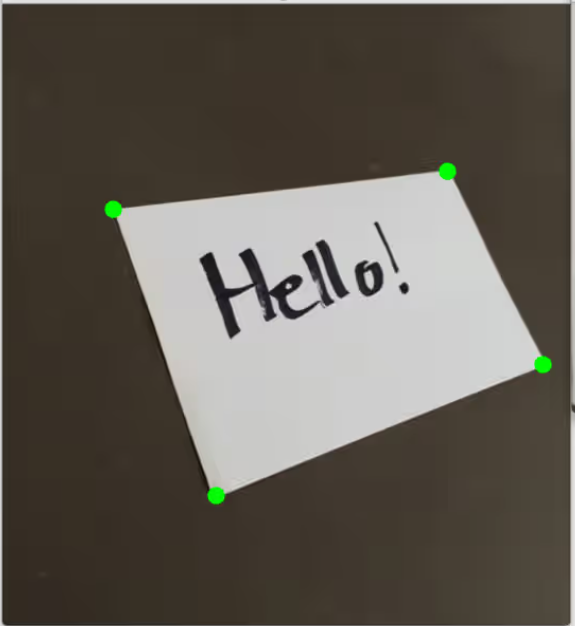
#> input picture week06/1.png, 575 x 626 px, found by its file name
$ python canny.py
#> lines starting #> are read from the running program, lines starting #| are printed output that depends on the picture; after the words box and inside, x2 and y2 are one past the last pixel; in counts of white or black regions, pixels touching at a corner belong together
import numpy as np
import matplotlib.pyplot as plt
import math
import cv2

if __name__ == '__main__':
    # 1.对图像灰度化
    img11 = cv2.imread("C:/Users/DMR/Desktop/1.png", 1)
#> img11 is the input picture: shape (626, 575, 3); mean B, G, R 83.9, 92.3, 97.8
    img = cv2.cvtColor(img11, cv2.COLOR_BGR2GRAY)

    # 2.对图像进行高斯滤波，加权平均
    sigma = 0.5  # 高斯平滑的高斯核函数，标准差
    dim = 5  # 高斯核的大小
    Gaussian_filter = np.zeros([dim, dim])  # 数组
    tmp = [i - dim // 2 for i in range(dim)]  # 生成一个以0为中心的长度为 dim 的整数序列
    n1 = 1 / (2 * math.pi * sigma ** 2)
    n2 = -1 / (3 * sigma ** 2)
    for i in range(dim):
        for j in range(dim):
            Gaussian_filter[i, j] = n1 * math.exp(n2 * (tmp[i] ** 2 + tmp[j] ** 2))
    Gaussian_filter = Gaussian_filter / Gaussian_filter.sum()  # 完成高斯卷积核
    dx, dy = img.shape
#> dx = 626; dy = 575
    img_new = np.zeros(img.shape)
    Gap = dim // 2
    img_pad = np.pad(img, ((Gap, Gap), (Gap, Gap)), 'constant')  # 边缘的填充，防止卷积计算的溢出
    for i in range(dx):
        for j in range(dy):
            img_new[i, j] = np.sum(img_pad[i:i + dim, j:j + dim] * Gaussian_filter)
    plt.figure(1)
    plt.imshow(img_new.astype(np.uint8), cmap='gray')  # 此时的img_new是255的浮点型数据，强制类型转换才可以，gray灰阶
    plt.axis('off')

    # 3.检测图像水平，垂直，对角边缘
    sobel_kernel_x = np.array([[-1, 0, 1], [-2, 0, 2], [-1, 0, 1]])
    sobel_kernel_y = np.array([[1, 2, 1], [0, 0, 0], [-1, -2, -1]])
    img_tidu_x = np.zeros(img_new.shape)  # 存储梯度图像
    img_tidu_y = np.zeros(img_new.shape)
    img_tidu = np.zeros(img_new.shape)
    img_pad = np.pad(img_new, ((1, 1), (1, 1)), 'constant')  # 边缘填补
#> img_pad: shape (628, 577) float64
    for i in range(dx):
        for j in range(dy):
            img_tidu_x[i, j] = np.sum(img_pad[i:i + 3, j:j + 3] * sobel_kernel_x)  # x方向
            img_tidu_y[i, j] = np.sum(img_pad[i:i + 3, j:j + 3] * sobel_kernel_y)  # y方向
            img_tidu[i, j] = np.sqrt(img_tidu_x[i, j] ** 2 + img_tidu_y[i, j] ** 2)
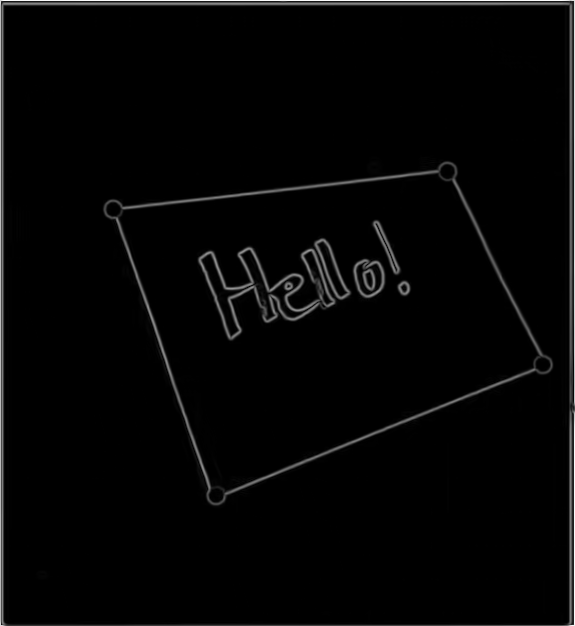
#> img_tidu: shape (626, 575) float64; min 0, max 902.5, mean 19.7; drawn with min black and max white
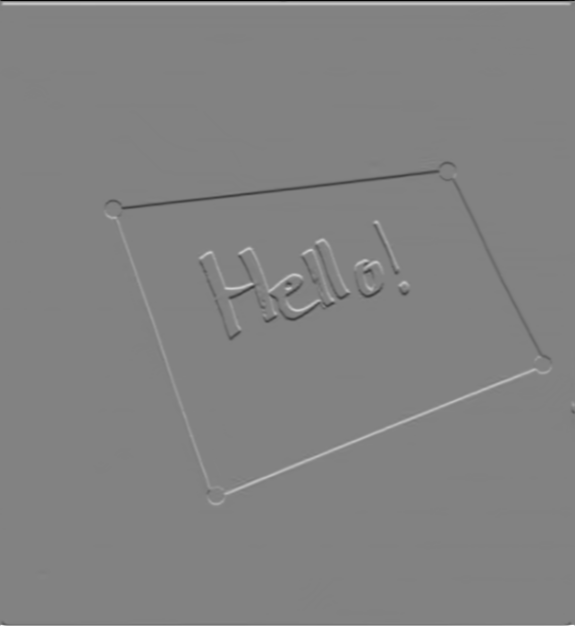
#> img_tidu_y: shape (626, 575) float64; min -902.5, max 866.6, mean 0.7; drawn with min black and max white
    img_tidu_x[img_tidu_x == 0] = 0.00000001  # 防止除号0
    angle = img_tidu_y / img_tidu_x  # 计算角度
    plt.figure(2)
    plt.imshow(img_tidu.astype(np.uint8), cmap='gray')
    plt.axis('off')

# 4.对梯度幅值进行非极大值抑制
    img_yizhi = np.zeros(img_tidu.shape)
    for i in range(1, dx-1):
        for j in range(1, dy-1):
            flag = True  #最大值比较
            temp = img_tidu[i-1:i+2, j-1:j+2]  # 梯度幅值的8邻域矩阵
            if angle[i, j] <= -1:  # 使用线性插值法判断抑制与否
                num_1 = (temp[0, 1] - temp[0, 0]) / angle[i, j] + temp[0, 1]
                num_2 = (temp[2, 1] - temp[2, 2]) / angle[i, j] + temp[2, 1]
                if not (img_tidu[i, j] > num_1 and img_tidu[i, j] > num_2):
                    flag = False
            elif angle[i, j] >= 1:
                num_1 = (temp[0, 2] - temp[0, 1]) / angle[i, j] + temp[0, 1]
                num_2 = (temp[2, 0] - temp[2, 1]) / angle[i, j] + temp[2, 1]
                if not (img_tidu[i, j] > num_1 and img_tidu[i, j] > num_2):
                    flag = False
            elif angle[i, j] > 0:
                num_1 = (temp[0, 2] - temp[1, 2]) * angle[i, j] + temp[1, 2]
                num_2 = (temp[2, 0] - temp[1, 0]) * angle[i, j] + temp[1, 0]
                if not (img_tidu[i, j] > num_1 and img_tidu[i, j] > num_2):
                    flag = False
            elif angle[i, j] < 0:
                num_1 = (temp[1, 0] - temp[0, 0]) * angle[i, j] + temp[1, 0]
                num_2 = (temp[1, 2] - temp[2, 2]) * angle[i, j] + temp[1, 2]
                if not (img_tidu[i, j] > num_1 and img_tidu[i, j] > num_2):
                    flag = False
            if flag:
                img_yizhi[i, j] = img_tidu[i, j]
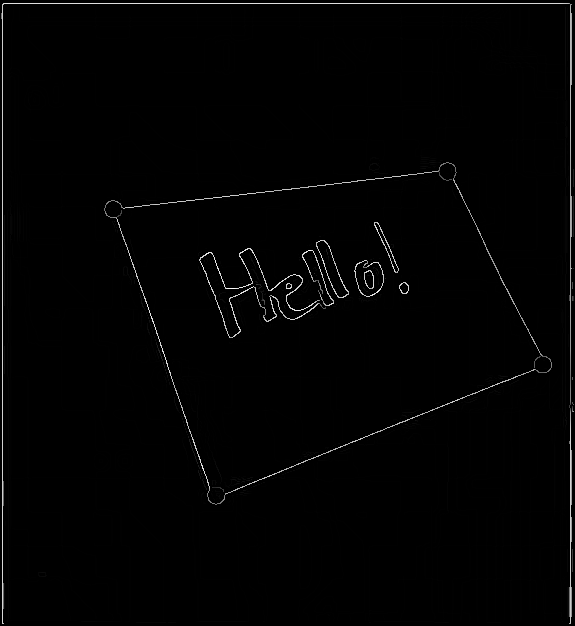
#> img_yizhi: shape (626, 575) float64; min 0, max 535.7, mean 5.9; drawn with min black and max white
    plt.figure(3)
    plt.imshow(img_yizhi.astype(np.uint8), cmap='gray')
    plt.axis('off')

# 5.用双阈值算法检测和连接边缘
    lower_boundary = img_tidu.mean() * 0.5
#> lower_boundary = 9.85
    high_boundary = lower_boundary * 3  # 这里我设置高阈值是低阈值的三倍
#> high_boundary = 29.54
    zhan = []
    for i in range(1, img_yizhi.shape[0]-1):  # 外圈不考虑了
        for j in range(1, img_yizhi.shape[1]-1):
            if img_yizhi[i, j] >= high_boundary:  # 取，一定是边的点
                img_yizhi[i, j] = 255
                zhan.append([i, j])
            elif img_yizhi[i, j] <= lower_boundary:  # 舍
                img_yizhi[i, j] = 0
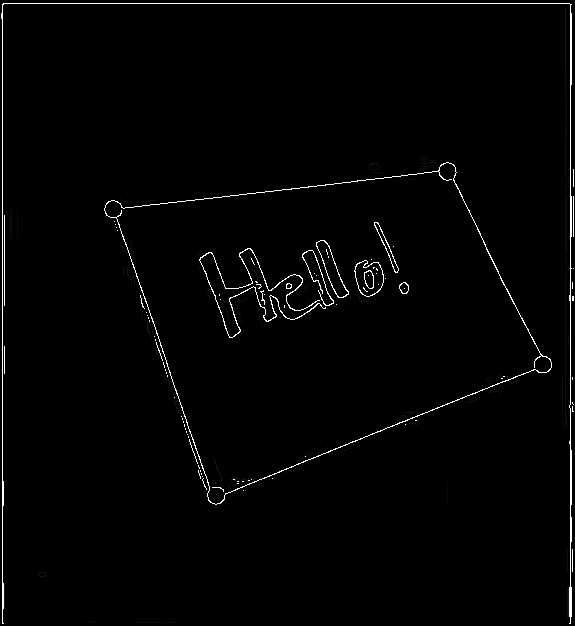
#> img_yizhi: shape (626, 575) float64; 10.27% of pixels changed, all inside (x1, y1, x2, y2) = (1, 3, 574, 624)

    while not len(zhan) == 0:
        temp_1, temp_2 = zhan.pop()  # 出栈
        a = img_yizhi[temp_1-1:temp_1+2, temp_2-1:temp_2+2]
        if (a[0, 0] < high_boundary) and (a[0, 0] > lower_boundary):
            img_yizhi[temp_1-1, temp_2-1] = 255  # 这个像素点标记为边缘
            zhan.append([temp_1-1, temp_2-1])  # 进栈
        if (a[0, 1] < high_boundary) and (a[0, 1] > lower_boundary):
            img_yizhi[temp_1 - 1, temp_2] = 255
            zhan.append([temp_1 - 1, temp_2])
        if (a[0, 2] < high_boundary) and (a[0, 2] > lower_boundary):
            img_yizhi[temp_1 - 1, temp_2 + 1] = 255
            zhan.append([temp_1 - 1, temp_2 + 1])
        if (a[1, 0] < high_boundary) and (a[1, 0] > lower_boundary):
            img_yizhi[temp_1, temp_2 - 1] = 255
            zhan.append([temp_1, temp_2 - 1])
        if (a[1, 2] < high_boundary) and (a[1, 2] > lower_boundary):
            img_yizhi[temp_1, temp_2 + 1] = 255
            zhan.append([temp_1, temp_2 + 1])
        if (a[2, 0] < high_boundary) and (a[2, 0] > lower_boundary):
            img_yizhi[temp_1 + 1, temp_2 - 1] = 255
            zhan.append([temp_1 + 1, temp_2 - 1])
        if (a[2, 1] < high_boundary) and (a[2, 1] > lower_boundary):
            img_yizhi[temp_1 + 1, temp_2] = 255
            zhan.append([temp_1 + 1, temp_2])
        if (a[2, 2] < high_boundary) and (a[2, 2] > lower_boundary):
            img_yizhi[temp_1 + 1, temp_2 + 1] = 255
            zhan.append([temp_1 + 1, temp_2 + 1])
#> this loop made 5642 passes
#> a on passes 1 to 3: [[0, 255, 0], [255, 255, 0], [0, 0, 0]], [[0, 0, 255], [0, 255, 255], [0, 0, 0]], [[255, 0, 0], [255, 255, 0], [0, 0, 0]]
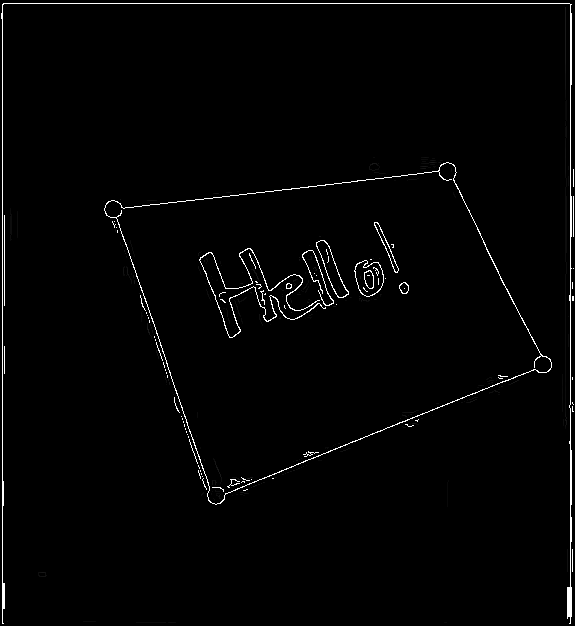
#> img_yizhi: shape (626, 575) float64; 0.07% of pixels changed, all inside (x1, y1, x2, y2) = (4, 221, 569, 619)
#> after the loop, zhan = []
    for i in range(img_yizhi.shape[0]):
        for j in range(img_yizhi.shape[1]):
            if img_yizhi[i, j] != 0 and img_yizhi[i, j] != 255:
                img_yizhi[i, j] = 0
#> img_yizhi: shape (626, 575) float64; 1.6% white in thin lines or dots

    # 绘图
    plt.figure(4)
    plt.imshow(img_yizhi.astype(np.uint8), cmap='gray')
    plt.axis('off')  # 关闭坐标刻度值
    plt.show()
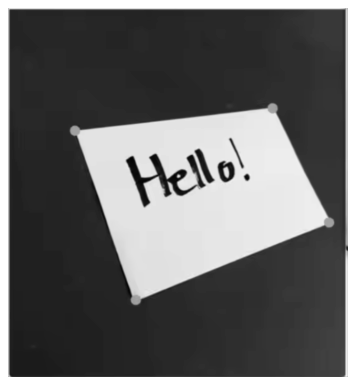
#> figure drawn by matplotlib, 1 panel
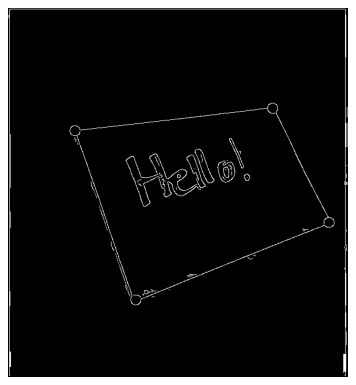
#> figure drawn by matplotlib, 1 panel
